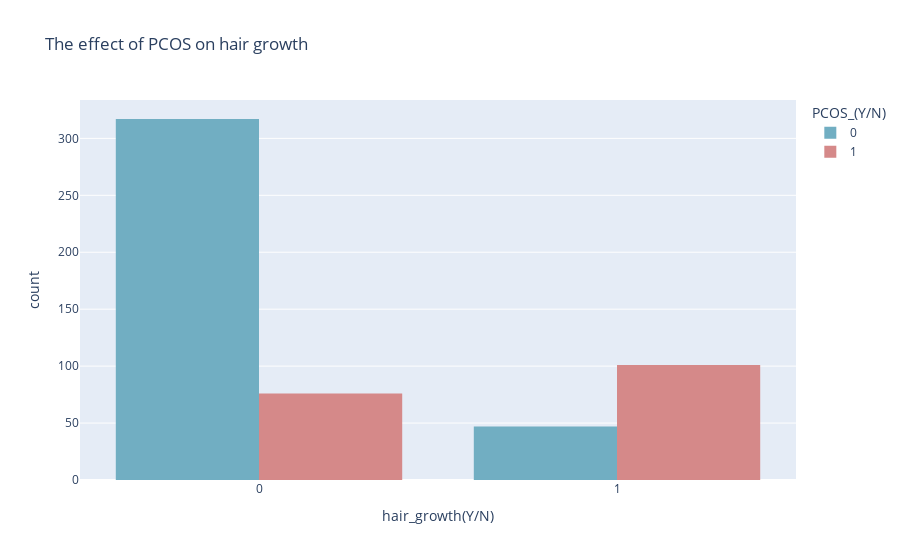

The code cell stored with this chart in its notebook:
### Code cell
px.histogram(df,x='hair_growth(Y/N)',color='PCOS_(Y/N)',barmode='group',color_discrete_sequence=['#71AEC2 ','#D58989'],title='The effect of PCOS on hair growth')

### Figure 1 — Plotly figure (JSON) as saved in the notebook; plotly's stock layout.template omitted (floating-point values rounded to 4 significant figures; data arrays with more than 128 entries replaced by an {"elided": "..."} marker saying what was removed)
{"data": [{"alignmentgroup": "True", "bingroup": "x", "hovertemplate": "PCOS_(Y/N)=0<br>hair_growth(Y/N)=%{x}<br>count=%{y}<extra></extra>", "legendgroup": "0", "marker": {"color": "#71AEC2 ", "pattern": {"shape": ""}}, "name": "0", "offsetgroup": "0", "orientation": "v", "showlegend": true, "type": "histogram", "x": {"elided": "364 int values"}, "xaxis": "x", "yaxis": "y"}, {"alignmentgroup": "True", "bingroup": "x", "hovertemplate": "PCOS_(Y/N)=1<br>hair_growth(Y/N)=%{x}<br>count=%{y}<extra></extra>", "legendgroup": "1", "marker": {"color": "#D58989", "pattern": {"shape": ""}}, "name": "1", "offsetgroup": "1", "orientation": "v", "showlegend": true, "type": "histogram", "x": {"elided": "177 int values"}, "xaxis": "x", "yaxis": "y"}], "layout": {"barmode": "group", "legend": {"title": {"text": "PCOS_(Y/N)"}, "tracegroupgap": 0}, "title": {"text": "The effect of PCOS on hair growth"}, "xaxis": {"anchor": "y", "domain": [0, 1], "title": {"text": "hair_growth(Y/N)"}}, "yaxis": {"anchor": "x", "domain": [0, 1], "title": {"text": "count"}}}}
